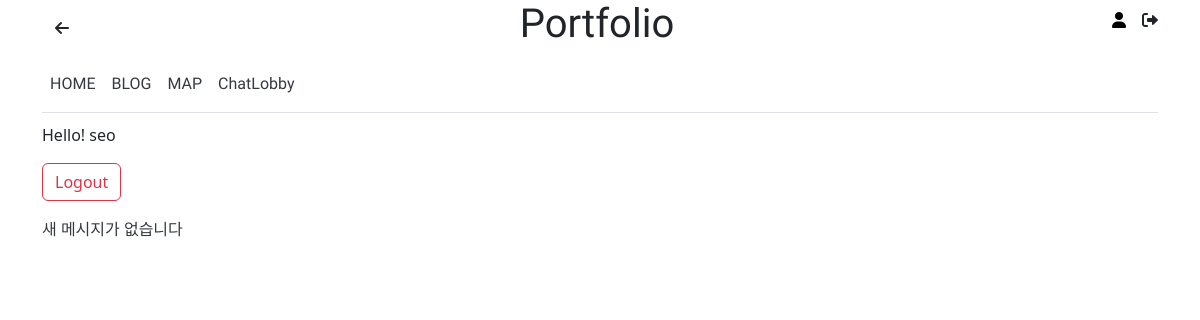
Before: / (signed in) with the older database file.
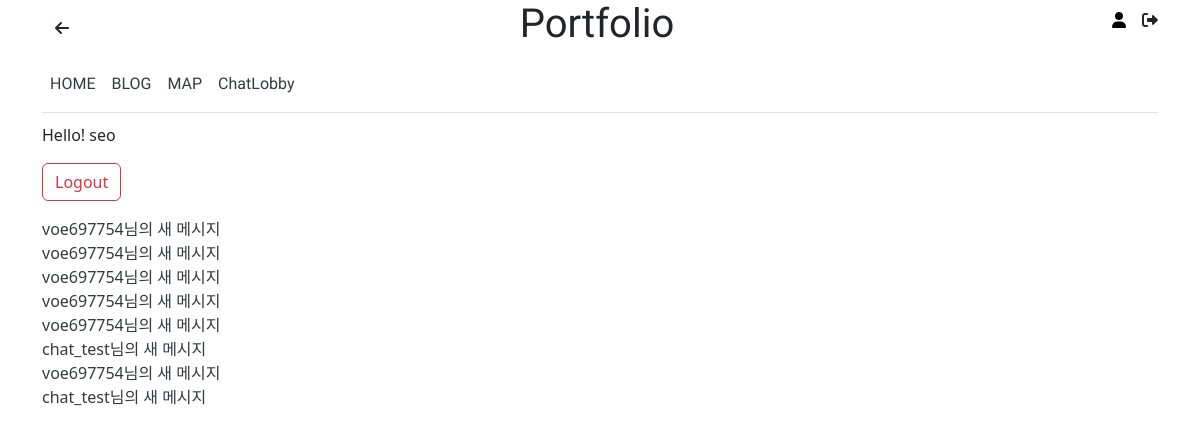
After: the same page with the newer database file.
### main/models.py (models this page shows, shortened)
class Message(models.Model):
    sender = models.ForeignKey(User, related_name='sent_messages', on_delete=models.CASCADE)
    receiver = models.ForeignKey(User, related_name='received_messages', on_delete=models.CASCADE)
    content = models.TextField()
    timestamp = models.DateTimeField(auto_now_add=True)
    is_read = models.BooleanField(default=False)
    room_name = models.CharField(max_length=200)

### main/views.py (the view)
# urls.py: path('', views.base, name='base'),
def base(request):
    if request.user.is_authenticated:
        unread_messages = Message.objects.filter(receiver=request.user, is_read=False)
        return render(request, 'main/base.html', {'unread_messages': unread_messages})
    return render(request, 'main/base.html')

### main/templates/main/base.html (shortened to what this page needs)
{% load static %}
<link href="https://cdn.jsdelivr.net/npm/bootstrap@5.3.0/dist/css/bootstrap.min.css" rel="stylesheet">
<link href="https://cdnjs.cloudflare.com/ajax/libs/font-awesome/6.0.0/css/all.min.css" rel="stylesheet">
{% block header %}
<div class="container sticky-top bg-white">
  <div class="d-flex justify-content-between align-items-center">
      <a href="javascript:history.back()" class="btn">
        <i class="fas fa-arrow-left"></i>
      </a>
      <h1 class="text-center font flex-grow-1">Portfolio</h1>
      <div class="d-flex ms-auto">
          {% if not user.is_authenticated %}
          <a href="/signup" class="me-3">
            <i class="fa-solid fa-right-to-bracket"></i>
          </a>
          <a href="/login">
              <i class="fa-solid fa-user-plus"></i>
          </a>
          {% elif user.is_authenticated %}
          <a href="{% url 'user_profile' user.username %}" class="me-3">
              <i class="fa-solid fa-user"></i>
          </a>
          <form action="{% url 'logout' %}" method="post" class="d-inline">
              <button type="submit" class="btn border-0 bg-transparent p-0">
                  <i class="fa-solid fa-sign-out-alt text-dark"></i>
              </button>
          </form>
          {% endif %}
      </div>
  </div>
  <nav class="navbar navbar-expand-lg border-bottom">
    <ul class="navbar-nav ml-auto">
      <li class="nav-item">
        <a href="/" class="font nav-link">HOME</a>
      </li>
      <li class="nav-item">
        <a href="/blog" class="font nav-link">BLOG</a>
      </li>
      <li class="nav-item">
        <a href="/map" class="font nav-link">MAP</a>
      </li>
      <li class="nav-item">
        <a href="/chat/lobby" class="font nav-link">ChatLobby</a>
      </li>
    </ul>
  </nav>
</div>
{% endblock %}
<body>
  <div class="container" style="padding-top :10px">
    {% block content %}
      {% if user.is_authenticated %}
        <p>Hello! {{ user.username }}</p>
        <form action="{% url 'logout' %}" method="post">
            <button type="submit" class="btn btn-outline-danger">Logout</button>
        </form>
      {% else %}
        <p>로그인 해주세요!</p>
      {% endif %}
      {% if unread_messages %}
        {% for message in unread_messages %}
            <a class="nav-link" href="{% url 'chat' room_name=message.sender.username %}">
              {{ message.sender.username }}님의 새 메시지
            </a>
        {% endfor %}
      {% else %}
        <a class="nav-link">새 메시지가 없습니다</a>
    {% endif %}
    {% endblock %}
  </div>
</body>

Changed rows visible on the page:
added Message: sender.username "voe697754"
added Message: sender.username "voe697754"
added Message: sender.username "voe697754"
added Message: sender.username "voe697754"
added Message: sender.username "voe697754"
added Message: sender.username "chat_test"
added Message: sender.username "voe697754"
added Message: sender.username "chat_test"
Other visible differences:
text no longer shown: "새 메시지가 없습니다"
